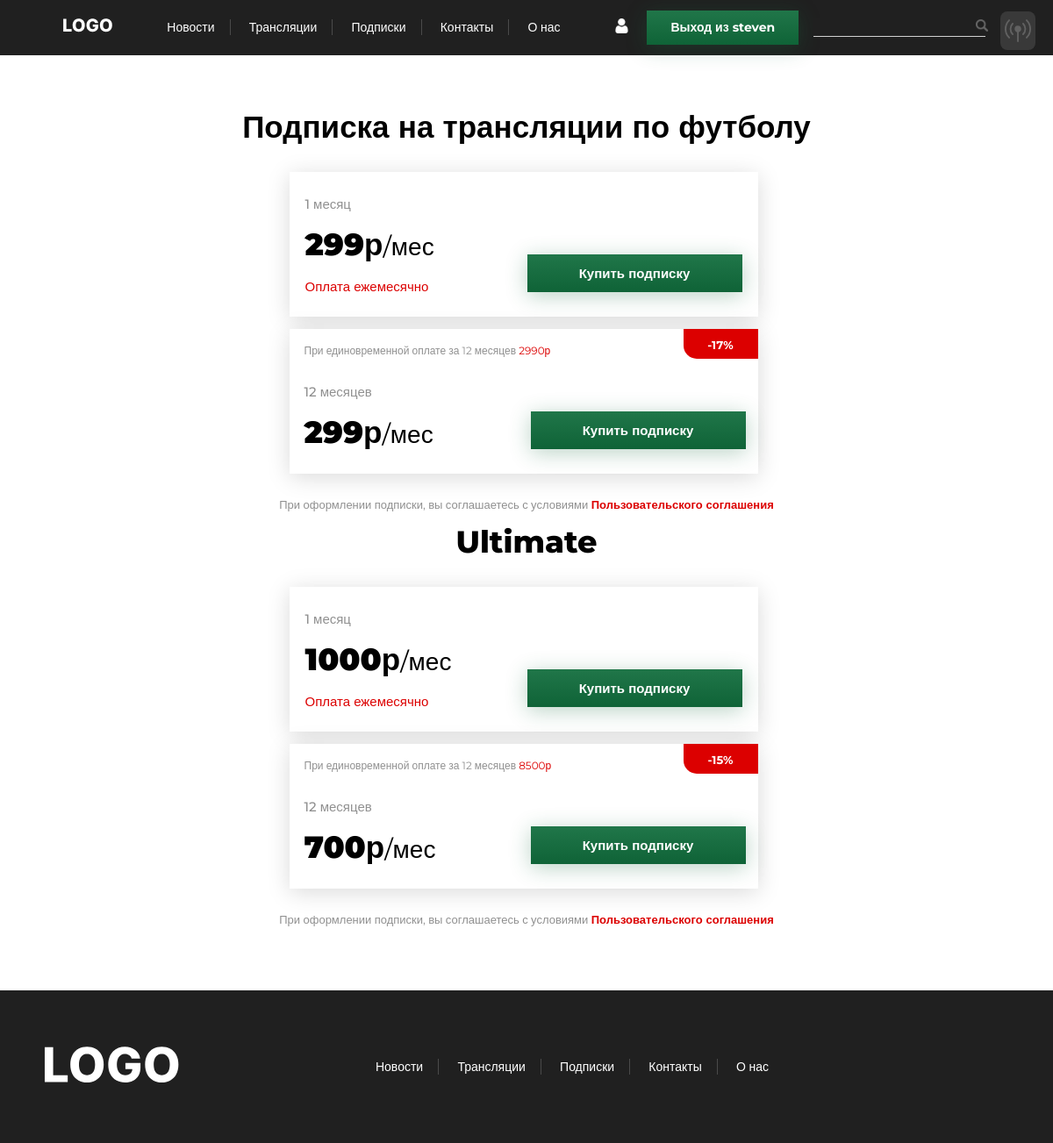
The app's page /subscription (signed in) with its own data.
### mainsite/models.py (models this page shows, shortened)
class Subscription(models.Model):
    sub_category = models.ForeignKey(Category, on_delete=models.CASCADE, null=True)
    sub_name = models.CharField("Название подписки", max_length=100)
    sup_price_month = models.CharField("Цена за месяц", max_length=100, null=True)
    sub_price_year = models.CharField("Цена за год", max_length=100, null=True)
    sub_price_year_month = models.CharField("Цена за месяц при годовой подписке", max_length=100, null=True)
    sub_price_year_discount = models.CharField("Скидка при покупке годовой подписки", max_length=100, null=True)
    class Meta:
        verbose_name = "Подписка"
        verbose_name_plural = "Подписки"

### mainsite/views.py (the view, shortened to what this page needs)
# urls.py: path('subscription', views.SubPage.as_view(), name='subs'),
class SubPage(View):
    def get(self, request, *args, **kwargs):
        news = News.objects.all()
        first_news = news[:3]
        news = news[3:]
        category = Category.objects.all()
        translations = Translation.objects.all()
        login_form = LoginForm()
        subs = Subscription.objects.all()
        register = UserRegistrationForm()
        return render(request, 'subscription.html',
                      {"category": category, "translations": translations, 'news': news, 'first_news': first_news,
                       'key': 'all',
                       "news_key": 'all', 'day': 'Сегодня',
                       'is_filter': False, 'login_form': login_form, 'reg_form': register, 'subs': subs})

### mainsite/forms.py (shortened to what this page needs)
class LoginForm(Form):
    username = forms.CharField(widget=forms.TextInput(
        attrs={'class': 'popup-reg__input_type_email popup-reg__form-styles', 'placeholder': 'login'}))
    password = forms.CharField(widget=forms.PasswordInput(
        attrs={'class': 'popup-reg__input_type_password popup-reg__form-styles', 'placeholder': 'password'}))

class UserRegistrationForm(forms.ModelForm):
    password = forms.CharField(
        widget=forms.PasswordInput(
            attrs={'class': 'popup-reg__input_type_password popup-reg__form-styles', 'placeholder': 'Пароль'}))
    password2 = forms.CharField(widget=forms.PasswordInput(
        attrs={'class': 'popup-reg__input_type_password popup-reg__form-styles', 'placeholder': 'Подтвержение пароля'}))
    class Meta:
        model = User
        fields = ('username', 'email')
        widgets = {
            'username': forms.TextInput(attrs={
                'class': "popup-reg__input_type_name popup-reg__form-styles",
                'placeholder': 'Имя'
            }),
            'email': forms.TextInput(attrs={
                'class': "popup-reg__input_type_password popup-reg__form-styles",
                'placeholder': 'email',
                'type': 'email'
            })
        }

### templates/subscription.html (shortened to what this page needs)
{% extends 'base-sub.html' %}
{% block content %}
    <div class="streams-margin">
        <section class="subs">
            {% for sub in subs %}
                {% if forloop.first %}
                {% else %}
                    <h1 class="subs__title">{{ sub.sub_name }}</h1>
                    <div class="subs__container">
                        <div class="subs__1month sub">
                            <div class="subs__1month-info">
                                <p class="subs__1month-title">1 месяц</p>
                                <p class="subs__price"><b class="bold">{{ sub.sup_price_month }}р</b>/мес</p>
                                <p class="subs__condition">Оплата ежемесячно</p>
                            </div>
                            <form action="" class="subs__1month-form">
                                <button class="subs__1month-buy-btn btn-no-style">Купить подписку</button>
                            </form>
                        </div>
                        <div class="subs__1month sub">
                            <div class="subs__1month-info">
                                <p class="subs__condition2">При единовременной оплате за 12 месяцев <span
                                        class="transelem__live_active">{{ sub.sub_price_year }}р</span></p>
                                <p class="subs__12month-title">12 месяцев</p>
                                <p class="subs__price subs__price-2"><b class="bold">{{ sub.sub_price_year_month }}р</b>/мес</p>
                            </div>
                            <form action="" class="subs__1month-form">
                                <button class="subs__1month-buy-btn btn-no-style subs__12month-buy-btn">Купить
                                    подписку
                                </button>
                            </form>
                            <p class="subs__12month-sale">-{{ sub.sub_price_year_discount }}%</p>
                        </div>
                    </div>
                    <p class="subs__user-agreement">При оформлении подписки, вы соглашаетесь с условиями <a href="#"
                                                                                                            class="transelem__live_active bold2 non-decor">Пользовательского
                        соглашения</a></p>
                {% endif %}
            {% endfor %}
        </section>
{% endblock content %}

### templates/base-sub.html (shortened to what this page needs)
{% load static %}
<!DOCTYPE html>
<html lang="ru" xmlns="http://www.w3.org/1999/html">
<head>
    <link rel="stylesheet" href="{% static 'css/style.css' %}">
    <link rel="stylesheet" href="{% static 'css/adaptive_index.css' %}">
    <link rel="stylesheet" href="{% static 'css/adaptive.css' %}">
    <link rel="stylesheet" href="{% static 'css/aboutus.css' %}">
</head>
<body class="page">
<header class="header">
    <a href="{% url 'index' %}" class="header__logo">
        <img src="{% static 'image/LOGO.png' %}" alt="Logo">
    </a>
    <hav class="header__navigation">
        <a href="{% url 'news_list' %}" class="header__navigation-element">Новости</a>
        <a href="{% url 'translations_list' %}" class="header__navigation-element">Трансляции</a>
        <a href="{% url 'subs' %}" class="header__navigation-element">Подписки</a>
        <a href="{% url 'contacts' %}" class="header__navigation-element">Контакты</a>
        <a href="{% url 'about' %}" class="header__navigation-element">О нас</a>
    </hav>
    <div class="ether">
    </div>
    <div class="header__right-items">
        <a href="{% url 'profile' %}"><img src="{% static 'image/user_icon.svg' %}" alt="Иконка" class="header__user-icon"></a>
        {% if request.user.is_authenticated %}
            <a href="{% url 'logout' %}">
            <button class="header__register-button">Выход из {{ request.user.username }}</button></a>
        {% else %}
           <button class="header__register-button">Регистрация</button>
        {% endif %}
        <div class="header__search-n-mg-glass">
            <form action="{% url 'search' %}" method="get" class="searching-form">
                <input type="text" name="search" class="header__search" minlength="1" maxlength="56" required>
                <button class="btn-no-style searching-button"><img src="{% static 'image/magnifying_glass.svg' %}"
                                                                   alt="Лупа"
                                                                   class="header__mag-glass"></button>
            </form>
        </div>
</header>
<main class="main-in-subs">
    {% block content %} {% endblock content %}
</main>
<footer class="footer">
    <a href="{% url 'index' %}"><img src="{% static 'image/LOGO_footer.svg' %}" alt="logo" class="footer__logo"></a>
    <hav class="header__navigation footer__navigation">
        <a href="{% url 'news_list' %}" class="header__navigation-element">Новости</a>
        <a href="{% url 'translations_list' %}" class="header__navigation-element">Трансляции</a>
        <a href="{% url 'subs' %}" class="header__navigation-element">Подписки</a>
        <a href="{% url 'contacts' %}" class="header__navigation-element">Контакты</a>
        <a href="{% url 'about' %}" class="header__navigation-element">О нас</a>
    </hav>
</footer>
</body>
</html>

### mainsite/static/css/style.css (style rules this page uses)
.page { font-family: Montserrat, Arial, sans-serif; }
.header { height: 63px; width: 100%; background-color: #202020; display: flex; flex-direction: row; justify-content: space-between; align-items: center; }
.header__logo { justify-content: flex-start; margin-left: 50px; }
.header__navigation { justify-content: center; flex-direction: row; }
.header__navigation-element { font-weight: 300; font-size: 14px; line-height: 17px; color: #FFFFFF; padding: 0 17px 0 17px; border-right: 1px solid rgba(255, 255, 255, 0.19); text-decoration: none; transition: 2s opacity ease; opacity: 1; }
.header__navigation-element:last-of-type { border-right: none; }
.header__right-items { display: flex; flex-direction: row; align-items: center; }
.header__search-n-mg-glass { display: flex; flex-direction: row; flex-wrap: nowrap; margin-right: 50px; }
.header__search { color: #fff; border: none; border-bottom: 0.5px solid rgba(255, 255, 255, .8); background-color: #202020; outline: 0; outline-offset: 0; }
.header__register-button { background: linear-gradient(180deg, #207649 0%, #0F6337 100%); box-shadow: 0px 4px 25px rgba(22, 107, 62, 0.3); font-weight: 700; font-size: 14px; line-height: 17px; text-align: center; border: none; padding: 0; width: 173px; height: 39px; margin-right: 17px; cursor: pointer; color: #fff; }
.header__user-icon { background: transparent; margin-right: 20px; }
.header__mag-glass { background: transparent; margin-left: -17px; width: 14px; height: 14px; }
.streams-margin { display: flex; flex-direction: row; justify-content: space-between; }
.btn-no-style { padding: 0; border: none; background: transparent; cursor: pointer; }
.footer { background: #202020; width: 100%; height: 174px; display: flex; justify-content: space-between; align-items: center; }
.footer__logo { width: 154px; height: 65px; margin-left: 50px; }
.footer__navigation { margin-right: 100px; }
.subs { max-width: 1080px; margin: 60px auto 182px; }
.subs__title { font-weight: 800; font-size: 35px; line-height: 43px; margin: 0 0 30px 0; }
.subs__container { display: flex; flex-direction: row; flex-wrap: wrap; width: 100%; }
.sub { width: 534px; height: 165px; background: #FFFFFF; box-shadow: 0px 4px 25px rgba(0, 0, 0, 0.15); margin-right: 7px; margin-bottom: 14px; }
.subs__1month { display: flex; flex-direction: row; justify-content: space-between; }
.subs__1month-info { display: flex; flex-direction: column; justify-content: flex-start; }
.subs__1month-title { font-weight: 500; font-size: 15px; line-height: 18px; color: rgba(0, 0, 0, 0.44); margin: 28px 0 15px 18px; }
.subs__price { font-size: 28px; line-height: 43px; margin: 0 0 15px 18px; }
.subs__condition { font-weight: 500; font-size: 15px; line-height: 18px; color: #DC0000; margin: 0 0 28px 18px; }
.subs__1month-form { align-self: flex-end; }
.subs__1month-buy-btn { color: #fff; font-weight: 700; font-size: 15px; line-height: 18px; width: 245px; height: 43px; background: linear-gradient(180deg, #207649 0%, #0F6337 100%); box-shadow: 0px 4px 25px rgba(22, 107, 62, 0.3); margin: 0 18px 28px 0; }
.subs__condition2 { font-weight: 400; font-size: 12px; line-height: 15px; text-align: start; color: rgba(0, 0, 0, 0.44); margin: 17px 0 31px 17px; width: 351px; }
.subs__12month-sale { position: relative; margin: 0; background-color: #DC0000; color: #fff; width: 85px; height: 24px; border-radius: 0px 0px 0px 15px; font-weight: 700; font-size: 13px; line-height: 16px; padding-top: 10px; text-align: center; margin-left: -126px; }
.subs__12month-buy-btn { margin-left: -130px; }
.subs__12month-title { font-weight: 500; font-size: 15px; line-height: 18px; color: rgba(0, 0, 0, 0.44); margin: 0 0 15px 17px; }
.subs__price-2 { margin: 0 0 24px 17px; }
.subs__user-agreement { font-weight: 400; font-size: 13px; line-height: 16px; color: rgba(0, 0, 0, 0.44); }
.main-in-subs { min-height: 100vh; }
.non-decor { text-decoration: none; }
.non-decor { color: #000; }
.bold { font-weight: 900; font-size: 35px; line-height: 43px; }
.bold2 { font-weight: 900; }
.sub:last-of-type { margin-right: 0; }
.transelem__live_active { color: #DC0000; }

### mainsite/static/css/adaptive_index.css (style rules this page uses)
.header { justify-content: space-around; }
.ether { display: none; position: fixed; right: 20px; top: 13px; z-index: 1; padding: 5px; background-color: rgba(115, 115, 115, 0.3); border-radius: .5rem; }
main { max-width: 1500px; margin: auto; }

### records on screen
Subscription: sub_name "Подписка на трансляции по футболу", sup_price_month "299", sub_price_year "2990", sub_price_year_month "299", sub_price_year_discount "17"
Subscription: sub_name "Ultimate", sup_price_month "1000", sub_price_year "8500", sub_price_year_month "700", sub_price_year_discount "15"

### other values on screen
{{ request.user.username }} "steven"
